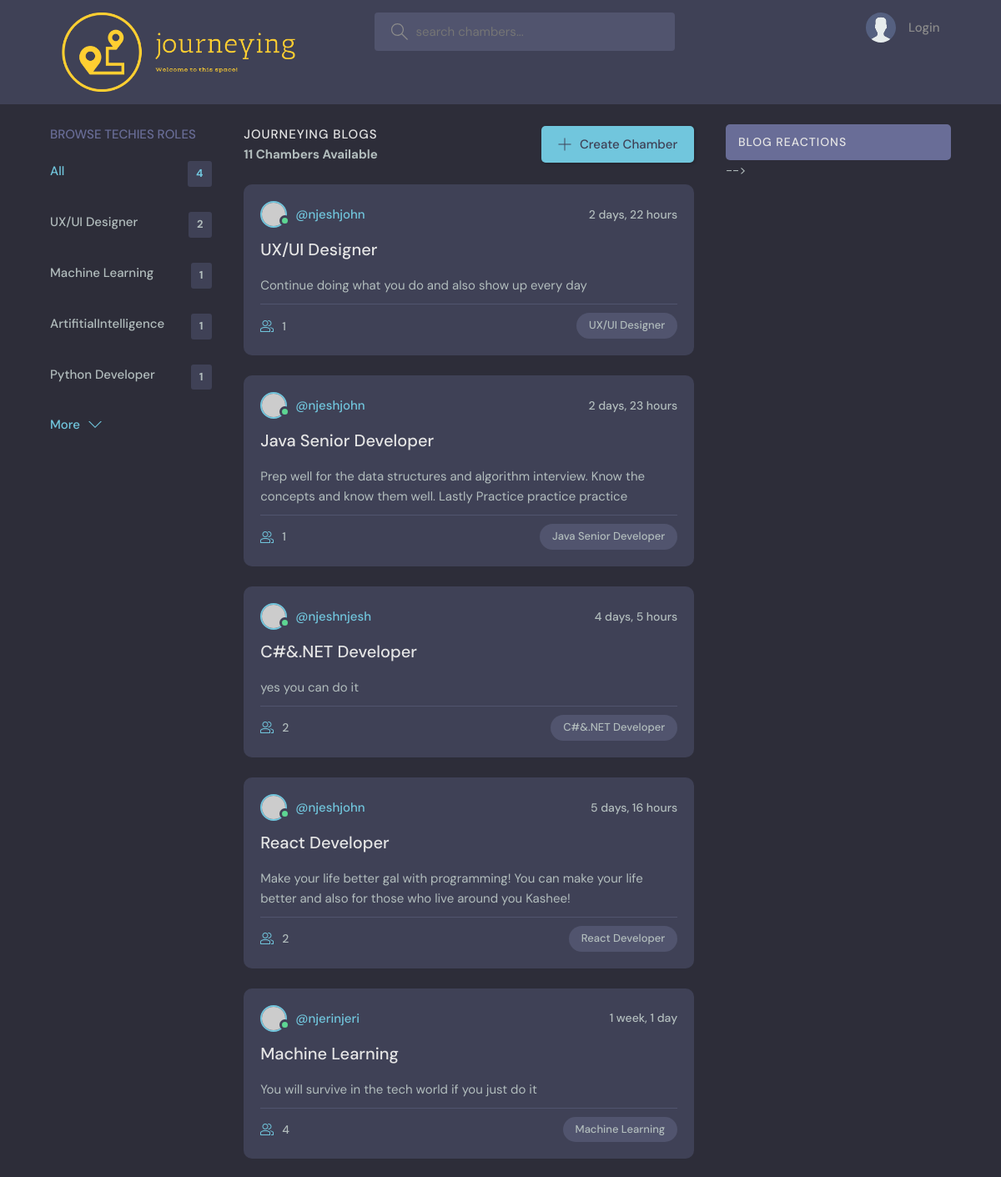
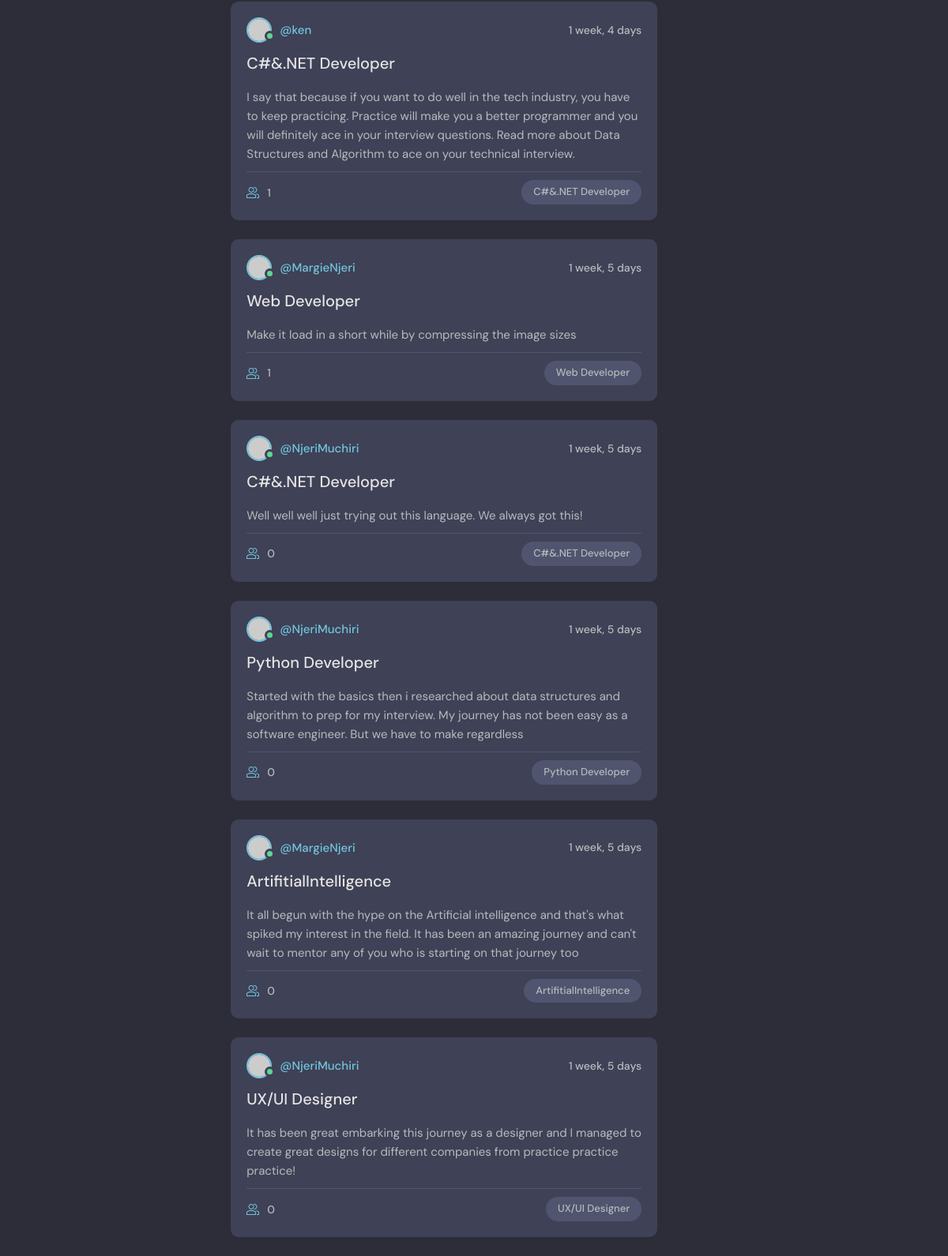
The page / on the database its author committed (2 pictures, top to bottom).
### journeyingblogs/models.py (models this page shows, shortened)
class Topic(models.Model):
    name = models.CharField(max_length=200)

class Chamber(models.Model):
    host = models.ForeignKey(User, on_delete=models.SET_NULL, null=True)
    topic = models.ForeignKey(Topic, on_delete=models.SET_NULL, null=True)
    name = models.CharField(max_length=200)
    description = models.TextField(null=True, blank=True)
    techiesspace = models.ManyToManyField(User, related_name='techiesspace', blank=True)
    updated = models.DateTimeField(auto_now=True)
    created = models.DateTimeField(auto_now_add=True)
    class Meta:
       ordering = ['-updated', '-created']

### journeyingblogs/views.py (the view)
# urls.py: path('', views.home, name='homepage'),
def home(request):
    q = request.GET.get('q') if request.GET.get('q') != None else ''
    chambers = Chamber.objects.filter(
                                      Q(topic__name__icontains=q) |
                                      Q(name__icontains=q) |
                                      Q(description__icontains=q)
                                      )
    topics = Topic.objects.all()[0:4]
    chamber_count = chambers.count()
    chamber_reactions = Message.objects.filter(Q(chamber__topic__name__icontains=q))
    context = {'chambers': chambers, 'topics': topics,
               'chamber_count': chamber_count, 'chamber_reactions':chamber_reactions}
    return render(request, 'journeyingblogs/home.html', context)

### journeyingblogs/templates/journeyingblogs/home.html (shortened to what this page needs)
{% extends 'main.html' %}
{% block content %}
    <main class="layout layout--3">
      <div class="container">
       {% include 'journeyingblogs/topics.html' %}
        <div class="roomList">
          <div class="roomList__header">
            <div>
              <h2>Journeying Blogs</h2>
              <h5>{{chamber_count}} Chambers Available</h5>
            </div>
            <a class="btn btn--main" href="{% url 'create-chamber' %}">
              <svg version="1.1" xmlns="http://www.w3.org/2000/svg" width="32" height="32" viewBox="0 0 32 32">
                <title>add</title>
                <path
                  d="M16.943 0.943h-1.885v14.115h-14.115v1.885h14.115v14.115h1.885v-14.115h14.115v-1.885h-14.115v-14.115z"
                ></path>
              </svg>
              Create Chamber
            </a>
          </div>
          {%include 'journeyingblogs/content.html' %}
         </div>
          <div>
          </div>
      </div>
    </main>
{% endblock %}

### journeyingblogs/templates/journeyingblogs/topics.html
<div class="topics">
     <div class="topics__header">
          <h2>Browse Techies Roles</h2>
         </div>
                <ul class="topics__list">
                  <li>
                    <a href="{% url 'homepage' %}" class="active">All <span>{{topics.count}}</span></a>
                  </li>
                  {% for topic in topics %}
                  <li>
                    <a href="{% url 'homepage' %}?q={{topic.name}}">{{topic.name}}<span>{{topic.chamber_set.all.count}}</span></a>
                  </li>
                  {% endfor %}
                </ul>
                <a class="btn btn--link" href="{% url 'topic_page' %}">
                  More
                  <svg version="1.1" xmlns="http://www.w3.org/2000/svg" width="32" height="32" viewBox="0 0 32 32">
                    <title>chevron-down</title>
                    <path d="M16 21l-13-13h-3l16 16 16-16h-3l-13 13z"></path>
                  </svg>
                </a>
              </div>

### journeyingblogs/templates/journeyingblogs/content.html (shortened to what this page needs)
{% for chamber in chambers %}
<div class="roomListRoom">
    <div class="roomListRoom__header">
      <a href="{% url 'user-profile' chamber.host.id %}" class="roomListRoom__author">
        <div class="avatar avatar--small active">
          <img src="https://randomuser.me/api/portraits/men/11.jpg" />
        </div>
        <span>@{{chamber.host.username}}</span>
      </a>
      <div class="roomListRoom__actions">
        <span>{{chamber.created|timesince}}</span>
      </div>
    </div>
    <div class="roomListRoom__content">
      <a href="{% url 'chamber' chamber.id %}">{{chamber.topic.name}}</a>
      <p>
        {{chamber.description}}
      </p>
    </div>
    <div class="roomListRoom__meta">
      <a href="{% url 'chamber' chamber.id %}" class="roomListRoom__joined">
        {{chamber.techiesspace.all.count}}
      </a>
      <p class="roomListRoom__topic">{{chamber.topic.name}}</p>
    </div>
  </div>
{% endfor %}

### static/styles/style.css (style rules this page uses)
:root { --color-main: #71c6dd; --color-main-light: #e1f6fb; --color-dark: #3f4156; --color-dark-medium: #51546e; --color-dark-light: #696d97; --color-light: #e5e5e5; --color-gray: #8b8b8b; --color-light-gray: #b2bdbd; --color-bg: #2d2d39; --color-success: #5dd693; --color-error: #fc4b0b; }
* { font-family: "DM Sans", -apple-system, BlinkMacSystemFont, "Segoe UI", Roboto, Oxygen, Ubuntu, Cantarell, "Open Sans", "Helvetica Neue", sans-serif; margin: 0; padding: 0; box-sizing: border-box; text-rendering: optimizeLegibility; font-size: inherit; }
html { font-size: 56.25%; }
@media only screen and (min-width: 1200px) { html { font-size: 62.5%; } }
body { line-height: 1.6; font-weight: 400; font-size: 1.5rem; color: var(--color-light-gray); background-color: var(--color-bg); min-height: 100vh; }
img { width: 100%; }
a { display: inline-block; color: var(--color-main); text-decoration: none; }
.container { max-width: 120rem; width: 90%; margin: auto; }
.btn { background-color: transparent; border: none; display: inline-flex; align-items: center; gap: 1rem; cursor: pointer; transition: all ease-in-out 0.3s; padding: 1rem 2rem; border-radius: 5px; box-shadow: 1px 1px 3px 1px rgba(0, 0, 0, 0.15); font-weight: 500; }
.btn--link { border-radius: 0; padding: 0; color: var(--color-main); box-shadow: none; }
.btn--main { background-color: var(--color-main); color: var(--color-dark); }
.btn > svg { fill: currentColor; width: 1.6rem; height: 1.6rem; }
.avatar { position: relative; display: inline-block; border-radius: 50%; border: 2px solid var(--color-main); }
.avatar img { display: block; border-radius: 50%; object-fit: cover; object-position: center; }
.avatar::after { content: ""; display: block; position: absolute; background-color: var(--color-gray); z-index: 111; border-radius: 50%; border: 0.3rem solid var(--color-dark); }
.avatar.active::after { background-color: var(--color-success); }
.avatar.avatar--small img { width: 2.8rem; height: 2.8rem; }
.avatar.avatar--small:after { width: 0.7rem; height: 0.7rem; bottom: 0px; right: -6px; }
.layout { margin-top: 2.4rem; min-height: 70vh; }
.layout > .container { display: flex; justify-content: space-between; align-items: flex-start; min-height: 90vh; }
.layout--3 > .container > div:first-child { flex-basis: 18%; max-width: 22.5rem; }
.layout--3 > .container > div:nth-child(2) { flex-basis: 50%; }
.layout--3 > .container > div:last-child { flex-basis: 25%; }
.topics__header { margin-bottom: 2rem; }
.topics__header h2 { text-transform: uppercase; font-weight: 500; color: var(--color-dark-light); }
.topics__list { list-style: none; }
.topics__list li a { display: flex; justify-content: space-between; margin-bottom: 3rem; font-weight: 500; color: var(--color-light-gray); transition: all 0.3s ease-in-out; }
.topics__list li a.active, .topics__list li a:hover { color: var(--color-main); }
.topics__list li a span { padding: 0.5rem 1rem; background-color: var(--color-dark); border-radius: 3px; font-size: 1.3rem; font-weight: 700; letter-spacing: 1px; }
.roomList__header { display: flex; justify-content: space-between; align-items: center; margin-bottom: 2.4rem; }
.roomList__header h2 { text-transform: uppercase; font-weight: 500; color: var(--color-light); letter-spacing: 1px; }
.roomListRoom { margin-bottom: 2.4rem; background-color: var(--color-dark); border-radius: 1rem; padding: 2rem; }
.roomListRoom__header { display: flex; justify-content: space-between; align-items: center; }
.roomListRoom__author { font-weight: 500; display: flex; align-items: center; gap: 1rem; }
.roomListRoom__actions { display: flex; align-items: flex-start; gap: 1rem; position: relative; }
.roomListRoom__actions span { font-size: 1.4rem; font-weight: 500; }
.roomListRoom__content { margin: 1rem 0; }
.roomListRoom__content a { font-size: 2rem; font-weight: 500; margin-bottom: 1.5rem; color: var(--color-light); transition: all 0.3s ease-in-out; }
.roomListRoom__meta { border-top: 1px solid var(--color-dark-medium); padding-top: 1rem; display: flex; align-items: center; justify-content: space-between; }
.roomListRoom__joined { color: var(--color-light-gray); display: flex; align-items: center; gap: 1rem; font-size: 1.4rem; font-weight: 500; }
.roomListRoom__joined svg { fill: var(--color-main); width: 1.6rem; height: 1.6rem; }
.roomListRoom__topic { padding: 5px 1.5rem; background-color: var(--color-dark-medium); border-radius: 5rem; font-weight: 500; font-size: 1.3rem; }

### rows shown on the page
Topic: name "UX/UI Designer", chamber_set.all.count "2"
Topic: name "Machine Learning", chamber_set.all.count "1"
Topic: name "ArtifitialIntelligence", chamber_set.all.count "1"
Topic: name "Python Developer", chamber_set.all.count "1"
Chamber: host.username "njeshjohn", created "2 days, 22 hours", topic.name "UX/UI Designer", description "Continue doing what you do and also show up every day", techiesspace.all.count "1"
Chamber: host.username "njeshjohn", created "2 days, 23 hours", topic.name "Java Senior Developer", description "Prep well for the data structures and algorithm interview. Know the concepts and know them well. Lastly Practice practice practice", techiesspace.all.count "1"
Chamber: host.username "njeshnjesh", created "4 days, 5 hours", topic.name "C#&.NET Developer", description "yes you can do it", techiesspace.all.count "2"
Chamber: host.username "njeshjohn", created "5 days, 16 hours", topic.name "React Developer", description "Make your life better gal with programming! You can make your life better and also for those who live around you Kashee!", techiesspace.all.count "2"
Chamber: host.username "njerinjeri", created "1 week, 1 day", topic.name "Machine Learning", description "You will survive in the tech world if you just do it", techiesspace.all.count "4"
Chamber: host.username "ken", created "1 week, 4 days", topic.name "C#&.NET Developer", description "I say that because if you want to do well in the tech industry, you have to keep practicing. Practice will make you a better programmer and you will definitely ace in your interview questions. Read more about Data Structures and Algorithm to ace on your technical interview.", techiesspace.all.count "1"
Chamber: host.username "MargieNjeri", created "1 week, 5 days", topic.name "Web Developer", description "Make it load in a short while by compressing the image sizes", techiesspace.all.count "1"
Chamber: host.username "NjeriMuchiri", created "1 week, 5 days", topic.name "C#&.NET Developer", description "Well well well just trying out this language. We always got this!", techiesspace.all.count "0"
Chamber: host.username "NjeriMuchiri", created "1 week, 5 days", topic.name "Python Developer", description "Started with the basics then i researched about data structures and algorithm to prep for my interview. My journey has not been easy as a software engineer. But we have to make regardless", techiesspace.all.count "0"
Chamber: host.username "MargieNjeri", created "1 week, 5 days", topic.name "ArtifitialIntelligence", description "It all begun with the hype on the Artificial intelligence and that's what spiked my interest in the field. It has been an amazing journey and can't wait to mentor any of you who is starting on that journey too", techiesspace.all.count "0"
Chamber: host.username "NjeriMuchiri", created "1 week, 5 days", topic.name "UX/UI Designer", description "It has been great embarking this journey as a designer and I managed to create great designs for different companies from practice practice practice!", techiesspace.all.count "0"

### other values the page prints
{{ topics.count }} "4"
{{ chamber_count }} "11"
